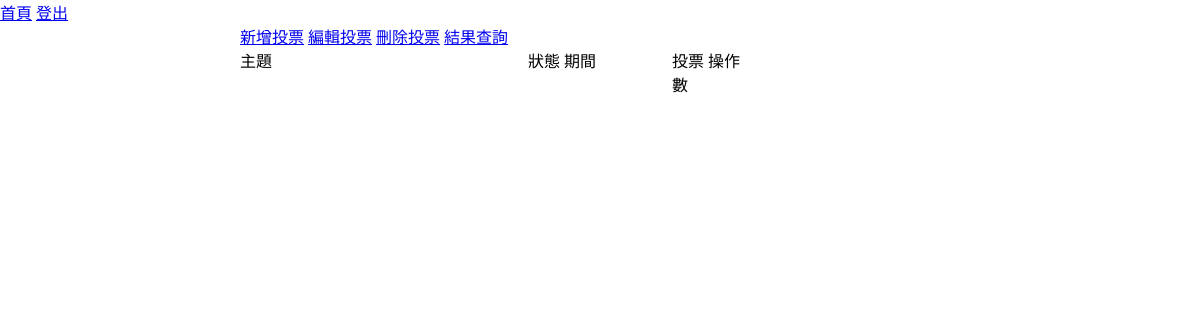
Page /backend.php on the earlier database version.
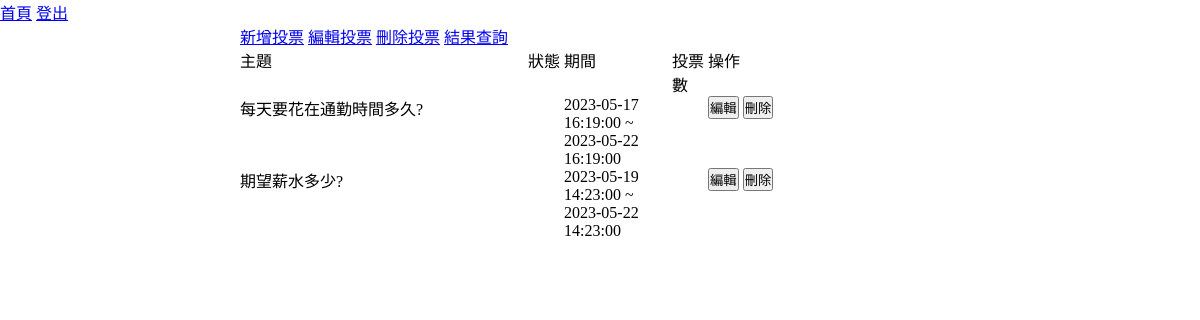
Same page on the later database version.
### tables this page shows
CREATE TABLE `topics` (
  `id` int(10) UNSIGNED NOT NULL,
  `subject` text NOT NULL,
  `open_time` datetime NOT NULL,
  `close_time` datetime NOT NULL,
  `type` int(1) UNSIGNED NOT NULL,
  `created_time` timestamp NOT NULL DEFAULT current_timestamp(),
  `updated_time` timestamp NOT NULL DEFAULT current_timestamp() ON UPDATE current_timestamp()
);

### backend.php (the view, shortened to what this page needs)
<?php include_once "db.php";?>
<!DOCTYPE html>
<html lang="en">
<head>
    <link rel="stylesheet" href="./css/style.css">
</head>
<body>
<header>
    <a href="index.php">首頁</a>
    <a href="login.php">登出</a>
</header>
<main>
<nav>
    <a href='./back/add_vote.php'>新增投票</a>
    <a href='./back/edit_vote.php'>編輯投票</a>
    <a href='./back/del_vote.php'>刪除投票</a>
    <a href='./back/query_vote.php'>結果查詢</a>
</nav>
<ul class="topic-list">
    <li class="list-row">
        <div class="list-item-title">主題</div>
        <div class="list-item-title">狀態</div>
        <div class="list-item-title">期間</div>
        <div class="list-item-title">投票數</div>
        <div class="list-item-title">操作</div>
    </li>
<?php
    $sql="select * from `topics`";
    $rows=$pdo->query($sql)->fetchAll(PDO::FETCH_ASSOC);
    foreach($rows as $row){
?>
    <li class="list-row">
        <div class="list-item"><?=$row['subject'];?></div>
        <div class="list-item"></div>
        <div class="list-item">
          <?=$row['open_time'] . " ~ " . $row['close_time'];?>
        </div>
        <div class="list-item"></div>
        <div class="list-item">
            <button onclick="location.href='./back/edit_vote.php?id=<?=$row['id'];?>'">編輯</button>
            <button onclick="location.href='./back/del_vote.php?id=<?=$row['id'];?>'">刪除</button>
        </div>
    </li>
<?php
    }
?>
</ul>
</main>
</body>
</html>

### css/style.css (style rules this page uses)
* { box-sizing: border-box; margin:0; padding:0; }
main { width:60%; margin:auto; }
.topic-list { list-style-type: none; }
.list-row { display:flex; width:100%; }
.list-item-title:nth-child(1), .list-item:nth-child(1) { width:40%; }
.list-item-title:nth-child(2), .list-item:nth-child(2) { width:5%; }
.list-item-title:nth-child(3), .list-item:nth-child(3) { width:15%; }
.list-item-title:nth-child(4), .list-item:nth-child(4) { width:5%; }
.list-item-title:nth-child(5), .list-item:nth-child(5) { width:25%; }

Differences in the rows shown:
added topics: subject "每天要花在通勤時間多久?", open_time "2023-05-17 16:19:00", close_time "2023-05-22 16:19:00"
added topics: subject "期望薪水多少?", open_time "2023-05-19 14:23:00", close_time "2023-05-22 14:23:00"
